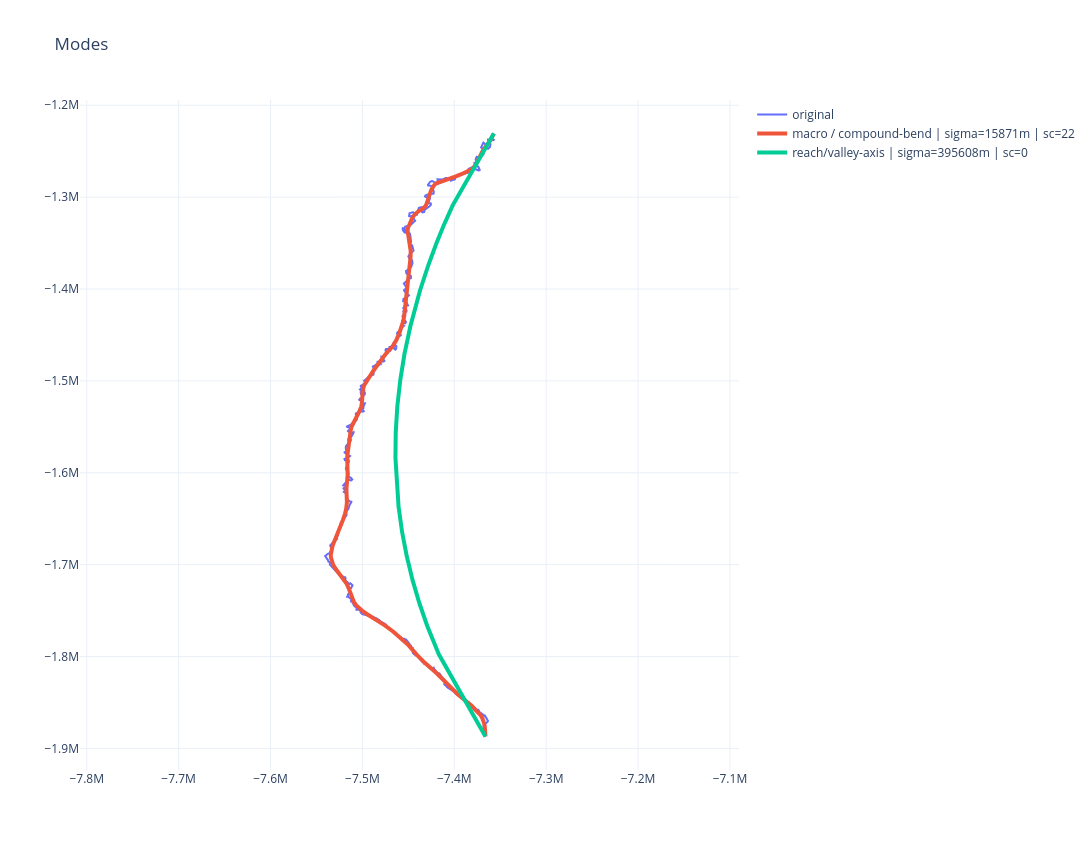

Notebook source saved alongside this figure:
### Code cell
plot_labels = [
    f"{label} | sigma={sigma:.0f}m | sc={sc}"
    for sigma, label, sc in zip(
        result["mode_sigmas"],
        result["mode_labels"],
        result["curvature_sign_changes"],
    )
]

fig = sp.plot_modes_plotly(result["ls_equal"], result["modes"], labels=plot_labels, show=False)
fig
